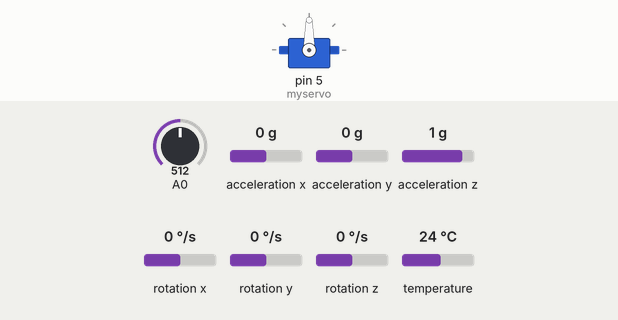
Bench run of a sketch on a simulated Arduino Leonardo, built with avr-gcc and run on an emulated ATmega32U4. On the bench: servo. The inputs (shaded band) are chosen by the test bench; at power-on: A0 = 512, acceleration x 0 g, acceleration y 0 g, acceleration z 1 g, rotation x 0 °/s, rotation y 0 °/s, rotation z 0 °/s, temperature 24 °C. What the sketch prints to the serial monitor is not drawn.

Above: at 2.2 s.
2.3 s: A0 set to 716
At 3.5 s:
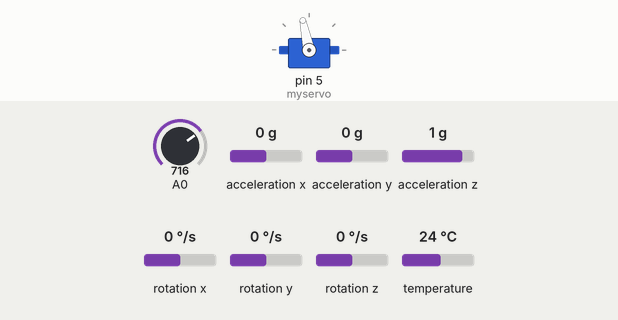
3.8 s: A0 set to 306
At 4.8 s:
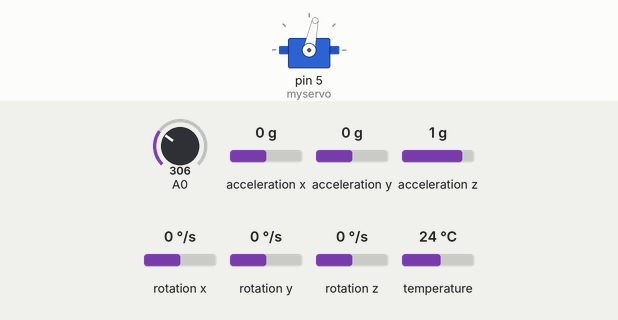
10.4 s: A0 set to 35
At 11.6 s:
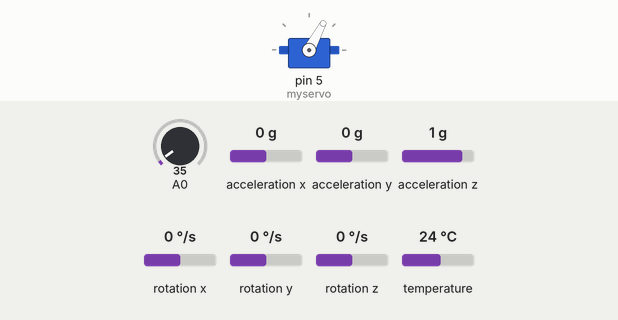
Timing chart, 0 to 12.9 s (numbered marks = the images above; inputs shaded):
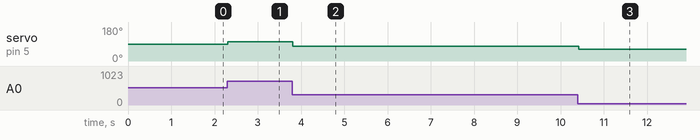

Measured:
- after the input at 2.3 s, servo on pin 5 (myservo): 90° → 102° at once
- after the input at 3.8 s, servo on pin 5 (myservo): 102° → 78° at once
- after the input at 10.4 s, servo on pin 5 (myservo): 78° → 62° at once

The sketch:

observador.ino
```cpp
// Basic demo for accelerometer readings from Adafruit MPU6050

#include <Adafruit_MPU6050.h>
#include <Adafruit_Sensor.h>
#include <Wire.h>
#include <math.h>
#include <Servo.h>
#define DELTA 0.02
#define ALFA 0.05
#define MAX_ABS 45

//Adafruit_ADXL345_Unified accel = Adafruit_ADXL345_Unified(12345);
Servo myservo;
Adafruit_MPU6050 mpu;

void mover_servo(float grados);
float estimar_angulo_accel(float accel_z, float accel_y);
float observador(float u, float angulo_medido);

void setup(void) {
  Serial.begin(115200);

  while (!Serial){
    Serial.println("Failed to find MPU6050 chip");
    delay(10);  // will pause Zero, Leonardo, etc until serial console opens
  }


  // Try to initialize!
  if (!mpu.begin()) {
    Serial.println("Failed to find MPU6050 chip");
    while (1) {
      delay(10);
    }
  }

  mpu.setAccelerometerRange(MPU6050_RANGE_8_G);
  mpu.setGyroRange(MPU6050_RANGE_500_DEG);
  mpu.setFilterBandwidth(MPU6050_BAND_44_HZ);

  //Init servo
  myservo.attach(5, 500, 2500);  //500 -> 0, 2500->180
  mover_servo(0);

  //Potenciometro
  pinMode(A0, INPUT);

  delay(1000);
}

float angulo_estimado_print = 0;
float velocidad_estimado_print = 0;

void loop() {

  static float ref = 0;
  static float angulo = 0;
  static float angulo_gyro = 0;
  static float angulo_accel = 0;

  static float u = 0;
  static float u1 = 0;
  static float u2 = 0;
  static float error = 0;
  static float error1 = 0;
  static float error2 = 0;

  unsigned long t1 = micros();

  /* Get new sensor events with the readings */
  sensors_event_t a, g, temp;
  mpu.getEvent(&a, &g, &temp);

  float accel_z = a.acceleration.z;
  float accel_y = a.acceleration.y;
  float gyro_x = g.gyro.x;

  angulo_gyro = estimar_angulo_gyro(gyro_x, angulo);
  angulo_accel = estimar_angulo_accel(accel_z, accel_y);

  angulo = (1 - ALFA) * angulo_gyro + ALFA * angulo_accel; // en radianes

  //OJO DONDE COLOCAR LA IMU

  //error = ref + (angulo * 180/3.1415); //asi la referencia puede ser en grados

  //Referencia
  ref = analogRead(A0)*(2*0.52/1024.0) - 0.52;
  ref = ref;

  u = ref;

  observador(u, angulo);

  float ug = u*180/3.14;

  mover_servo(ug);

  //Datos
  matlab_send(angulo, angulo_estimado_print, gyro_x, velocidad_estimado_print, ref, 0, 0);

  unsigned long t2 = micros();

  unsigned long diff = t2 - t1;
  unsigned long diffUS = diff % 1000;

  delay(20 - (diff - diffUS) / 1000);
  delayMicroseconds(diffUS);
}

void mover_servo(float grados) {

  float g = 0;

  g = grados;

  if(g > 40) g = 40;
  if(g < -40) g = -40;

  float pwm = 0;
  pwm = (grados * 2000.0 / 180) + 1500;
  myservo.writeMicroseconds(pwm);
}

void matlab_send(float dato1, float dato2, float dato3, float dato4, float dato5, float dato6, float dato7) {
  Serial.write("abcd");
  byte *b = (byte *)&dato1;
  Serial.write(b, 4);
  b = (byte *)&dato2;
  Serial.write(b, 4);
  b = (byte *)&dato3;
  Serial.write(b, 4);
  b = (byte *)&dato4;
  Serial.write(b, 4);
  b = (byte *)&dato5;
  Serial.write(b, 4);
  b = (byte *)&dato6;
  Serial.write(b, 4);
  b = (byte *)&dato7;
  Serial.write(b, 4);

  //etc con mas datos tipo float. Tambien podría pasarse como parámetro a esta funcion un array de floats.
}


float estimar_angulo_gyro(float gyro, float angulo_prev) {
  return (angulo_prev + gyro * DELTA);
}

float estimar_angulo_accel(float accel_z, float accel_y) {
  float anguloRadianes = atan2(accel_y, accel_z);
  return anguloRadianes;
}

float observador(float u, float angulo_medido){
  // las variables de las matrices discretizadas
  #define a11 1
  #define a12 0.02
  #define a21 -3.09
  #define a22 0.5028
  #define b11 0
  #define b12 1.2978
  #define L11 0.5308
  #define L12 -3.0759

  static float angulo = 0;
  static float velocidad = 0;
  static float velocidad_estimado = 0;
  static float angulo_estimado = 0;

  // X(k+1)=A X(k) + X(K) U
  angulo_estimado = a11 * angulo_estimado + a12 * velocidad_estimado + L11 * (angulo_medido - angulo_estimado) + b11 * u; // es el mismo error para ambos pero se multuplica por cosas dferentes
  velocidad_estimado = a21 * angulo_estimado + a22 * velocidad_estimado + L12 * (angulo_medido - angulo_estimado) + b12 * u;

  angulo_estimado_print = angulo_estimado;
  velocidad_estimado_print = velocidad_estimado;

  return 0;
  //return (-L11 * angulo_estimado);
}
```
